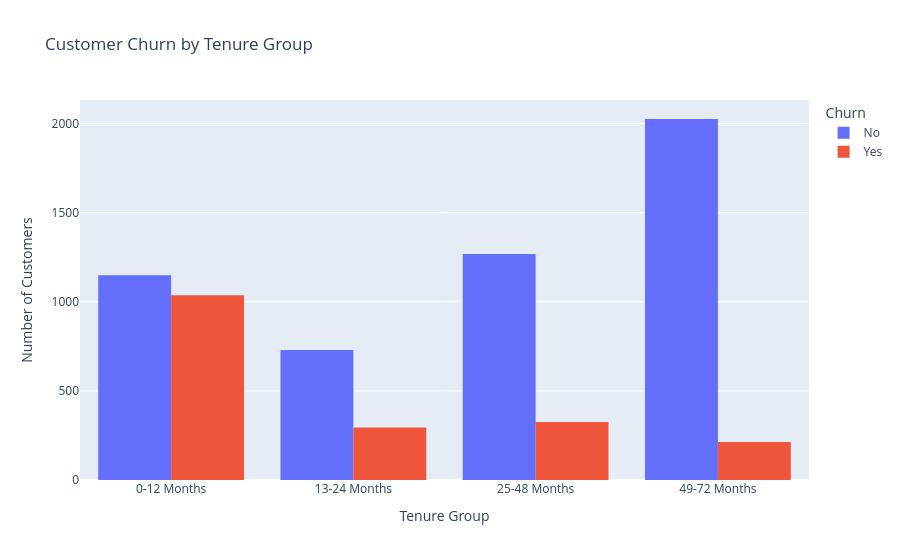

Notebook source saved alongside this figure:
### Markdown cell above
## **Observation:**

Month-to-month contract customers have the highest churn rate (42.71%), while two-year contract customers have the lowest churn rate (2.83%). This suggests that customers with long-term contracts are less likely to leave the service.

### Code cell
df['TenureGroup'] = pd.cut(
    df['tenure'],
    bins=[0, 12, 24, 48, 72],
    labels=['0-12 Months', '13-24 Months',
            '25-48 Months', '49-72 Months'],
    include_lowest=True
)
fig = px.histogram(
    df,
    x='TenureGroup',
    color='Churn',
    barmode='group',
    title='Customer Churn by Tenure Group',
    category_orders={
        'TenureGroup': [
            '0-12 Months',
            '13-24 Months',
            '25-48 Months',
            '49-72 Months'
        ]
    },
    color_discrete_map={
        'No': '#636EFA',
        'Yes': '#EF553B'
    }
)

fig.update_layout(
    xaxis_title='Tenure Group',
    yaxis_title='Number of Customers'
)

fig.show()

### Figure 1 — Plotly figure (JSON) as saved in the notebook; plotly's stock layout.template omitted (floating-point values rounded to 4 significant figures; data arrays with more than 128 entries replaced by an {"elided": "..."} marker saying what was removed)
{"data": [{"alignmentgroup": "True", "bingroup": "x", "hovertemplate": "Churn=No<br>TenureGroup=%{x}<br>count=%{y}<extra></extra>", "legendgroup": "No", "marker": {"color": "#636EFA", "pattern": {"shape": ""}}, "name": "No", "offsetgroup": "No", "orientation": "v", "showlegend": true, "type": "histogram", "x": {"elided": "5174 str values"}, "xaxis": "x", "yaxis": "y"}, {"alignmentgroup": "True", "bingroup": "x", "hovertemplate": "Churn=Yes<br>TenureGroup=%{x}<br>count=%{y}<extra></extra>", "legendgroup": "Yes", "marker": {"color": "#EF553B", "pattern": {"shape": ""}}, "name": "Yes", "offsetgroup": "Yes", "orientation": "v", "showlegend": true, "type": "histogram", "x": {"elided": "1869 str values"}, "xaxis": "x", "yaxis": "y"}], "layout": {"barmode": "group", "legend": {"title": {"text": "Churn"}, "tracegroupgap": 0}, "title": {"text": "Customer Churn by Tenure Group"}, "xaxis": {"anchor": "y", "categoryarray": ["0-12 Months", "13-24 Months", "25-48 Months", "49-72 Months"], "categoryorder": "array", "domain": [0, 1], "title": {"text": "Tenure Group"}}, "yaxis": {"anchor": "x", "domain": [0, 1], "title": {"text": "Number of Customers"}}}}
